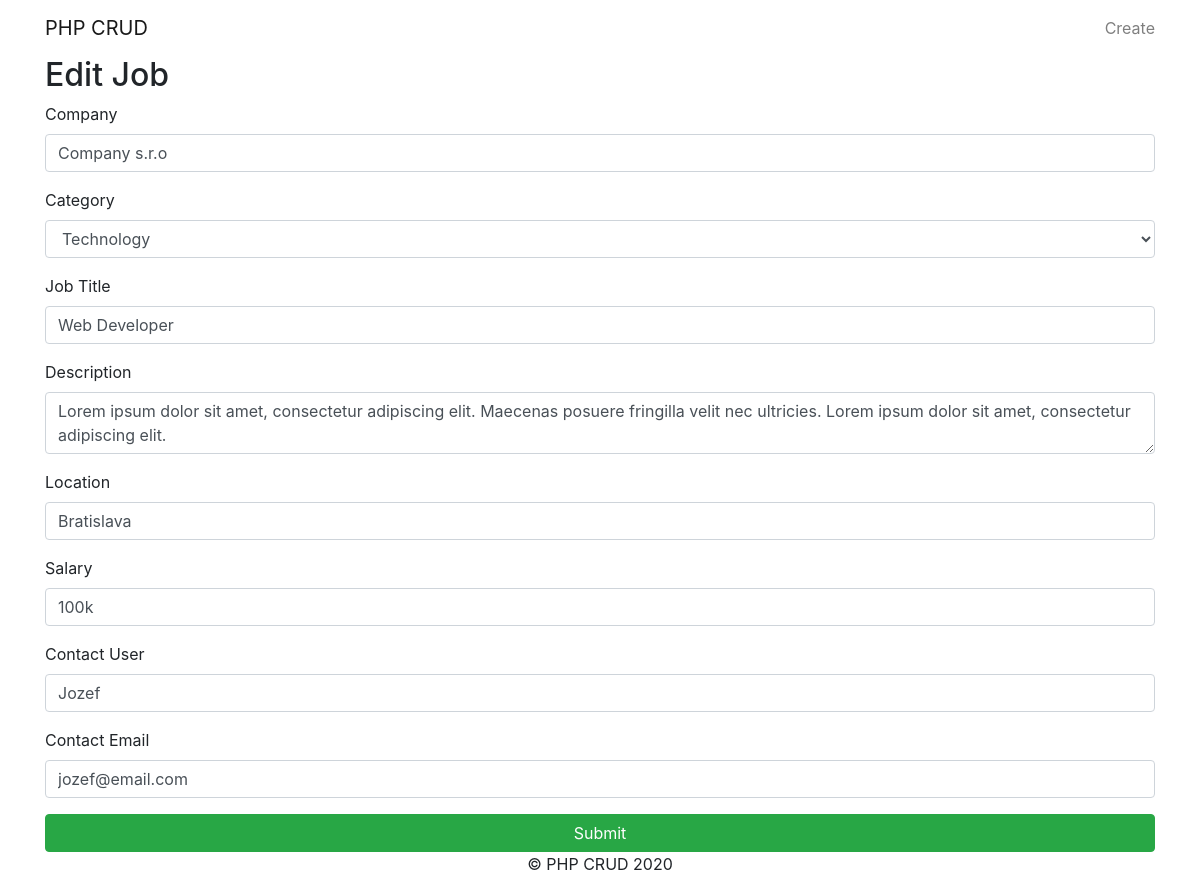
Screenshot of /edit.php?id=6 with the database file from the repository.
### tables this page shows
CREATE TABLE `jobs` (
  `id` int(1) NOT NULL,
  `category_id` int(1) NOT NULL,
  `company` varchar(255) NOT NULL,
  `job_title` varchar(255) NOT NULL,
  `description` varchar(255) NOT NULL,
  `salary` varchar(255) NOT NULL,
  `location` varchar(255) NOT NULL,
  `contact_user` varchar(255) NOT NULL,
  `contact_email` varchar(255) NOT NULL,
  `post_date` timestamp NOT NULL DEFAULT current_timestamp()
);

### lib/Template.php (called while the page is built, shortened)
<?php class Template
{
    protected $template;
    public function __construct($template)
    {
        $this->template = $template;
    }
    public function __toString()
    {
        include basename($this->template);
        return ob_get_clean();
    }
}

### lib/Database.php (called while the page is built, shortened)
<?php
class Database
{
    private $host = DB_HOST;
    private $user = DB_USER;
    private $pass = DB_PASSWORD;
    private $dbname = DB_NAME;
    private $dbh;
    private $stmt;
    public function __construct()
    {
        $dsn = 'mysql:host=' . $this->host . ";dbname=" . $this->dbname;
        $options = array(
            PDO::ATTR_PERSISTENT => true,
            PDO::ATTR_ERRMODE => PDO::ERRMODE_EXCEPTION
        );
        try {
            $this->dbh = new PDO($dsn, $this->user, $this->pass, $options);
        } catch (PDOException $e) {
            $this->error = $e->getMessage();
            error_log($this->error);
        }
    }
    public function query($query)
    {
        $this->stmt = $this->dbh->prepare($query);
    }
    public function execute()
    {
        return $this->stmt->execute();
    }
    public function resultSet()
    {
        $this->execute();
        return $this->stmt->fetchAll(PDO::FETCH_OBJ);
    }
    public function single()
    {
        $this->execute();
        return $this->stmt->fetch(PDO::FETCH_OBJ);
    }
}

### lib/Job.php (called while the page is built, shortened)
<?php
class Job
{
    private $db;
    public function __construct()
    {
        $this->db = new Database;
    }
    public function getJob($job_id)
    {
        $this->db->query("SELECT * FROM jobs WHERE id = $job_id");
        $row = $this->db->single();
        return $row;
    }
}

### lib/Category.php (called while the page is built, shortened)
<?php
class Category
{
    private $db;
    public function __construct()
    {
        $this->db = new Database;
    }
    public function getCategories()
    {
        $this->db->query("SELECT * FROM categories");
        $results = $this->db->resultSet();
        return $results;
    }
}

### templates/job-edit.php (the view, shortened to what this page needs)
<?php include 'inc/header.php'; ?>
<h2 class="page-header">Edit Job</h2>
<form action="edit.php?id=<?php echo $job->id; ?>" method="POST">
    <div class="form-group">
        <label>Company</label>
        <input type="text" class="form-control" name="company" value="<?php echo $job->company; ?>">
    </div>
    <div class="form-group">
        <label>Category</label>
        <select name="category" class="form-control">
            <?php foreach ($categories as $category) : ?>
                <?php if ($job->category_id == $category->id) : ?>
                    <option value="<?php echo $category->id; ?>" selected> <?php echo $category->name; ?></option>
                <?php else : ?>
                    <option value="<?php echo $category->id; ?>"> <?php echo $category->name; ?></option>
                <?php endif; ?>
            <?php endforeach; ?>
        </select>
    </div>
    <div class="form-group">
        <label>Job Title</label>
        <input type="text" class="form-control" name="job_title" value="<?php echo $job->job_title; ?>">
    </div>
    <div class="form-group">
        <label>Description</label>
        <textarea type="text" class="form-control" name="description"><?php echo $job->description; ?></textarea>
    </div>
    <div class="form-group">
        <label>Location</label>
        <input type="text" class="form-control" name="location" value="<?php echo $job->location; ?>">
    </div>
    <div class="form-group">
        <label>Salary</label>
        <input type="text" class="form-control" name="salary" value="<?php echo $job->salary; ?>">
    </div>
    <div class="form-group">
        <label>Contact User</label>
        <input type="text" class="form-control" name="contact_user" value="<?php echo $job->contact_user; ?>">
    </div>
    <div class="form-group">
        <label>Contact Email</label>
        <input type="text" class="form-control" name="contact_email" value="<?php echo $job->contact_email; ?>">
    </div>
    <input type="submit" class="btn btn-success w-100" value="Submit" name="submit">
</form>
<?php include 'inc/footer.php'; ?>

### rows the page displays
jobs: company "Company s.r.o", job_title "Web Developer", description "Lorem ipsum dolor sit amet, consectetur adipiscing elit. Maecenas posuere fringilla velit nec ultricies. Lorem ipsum dolor sit amet, consectetur adipiscing elit.", location "Bratislava", salary "100k", contact_user "Jozef", contact_email "jozef@email.com"

### other values shown
SITE_TITLE "PHP CRUD"
form field category "Technology"
